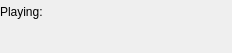
<?xml version="1.0" encoding="UTF-8"?>
<ui version="4.0">
 <class>ActiveBuzzer</class>
 <widget class="QWidget" name="ActiveBuzzer">
  <property name="geometry">
   <rect>
    <x>0</x>
    <y>0</y>
    <width>232</width>
    <height>53</height>
   </rect>
  </property>
  <property name="windowTitle">
   <string>Form</string>
  </property>
  <layout class="QVBoxLayout" name="verticalLayout">
   <property name="spacing">
    <number>5</number>
   </property>
   <property name="leftMargin">
    <number>0</number>
   </property>
   <property name="topMargin">
    <number>0</number>
   </property>
   <property name="rightMargin">
    <number>0</number>
   </property>
   <property name="bottomMargin">
    <number>0</number>
   </property>
   <item>
    <layout class="QHBoxLayout" name="horizontalLayout_2">
     <item>
      <widget class="QLabel" name="currentSoundHeader">
       <property name="text">
        <string>Playing:</string>
       </property>
      </widget>
     </item>
     <item>
      <widget class="QLabel" name="currentSoundLabel">
       <property name="font">
        <font>
         <weight>75</weight>
         <bold>true</bold>
        </font>
       </property>
       <property name="text">
        <string/>
       </property>
      </widget>
     </item>
     <item>
      <spacer name="horizontalSpacer">
       <property name="orientation">
        <enum>Qt::Horizontal</enum>
       </property>
       <property name="sizeHint" stdset="0">
        <size>
         <width>40</width>
         <height>20</height>
        </size>
       </property>
      </spacer>
     </item>
    </layout>
   </item>
   <item>
    <layout class="QHBoxLayout" name="horizontalLayout">
     <item>
      <widget class="QLabel" name="lastRequestLabel">
       <property name="text">
        <string/>
       </property>
      </widget>
     </item>
    </layout>
   </item>
  </layout>
 </widget>
 <resources/>
 <connections/>
</ui>
